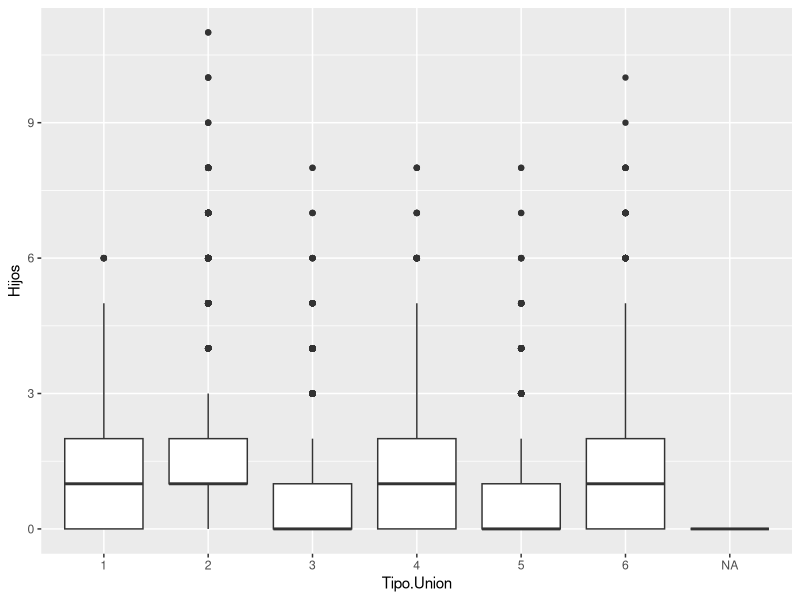

Write R code to recreate this figure. (Note: this script raises an error after producing the figure.)
## ---- chunk 1
knitr::opts_chunk$set(echo = TRUE)
## ---- chunk 2
datos <- read.csv2("./DatosCSVProcesados/Datos.csv")
## ---- chunk 3
datos$Sexo.Jefe <- factor(datos$Sexo.Jefe)
datos$Tipo.Union <- factor(datos$Tipo.Union)
## ---- chunk 4
library(ggplot2)

ggplot(datos,aes(x=Tipo.Union,y=Hijos))+geom_boxplot()
ggplot(datos,aes(y=Edad.Jefe,x=factor(Hijos)))+geom_boxplot()
## ---- chunk 5
test <- glm(factor(Hijos)~Tipo.Union, family="poisson", data=datos)
